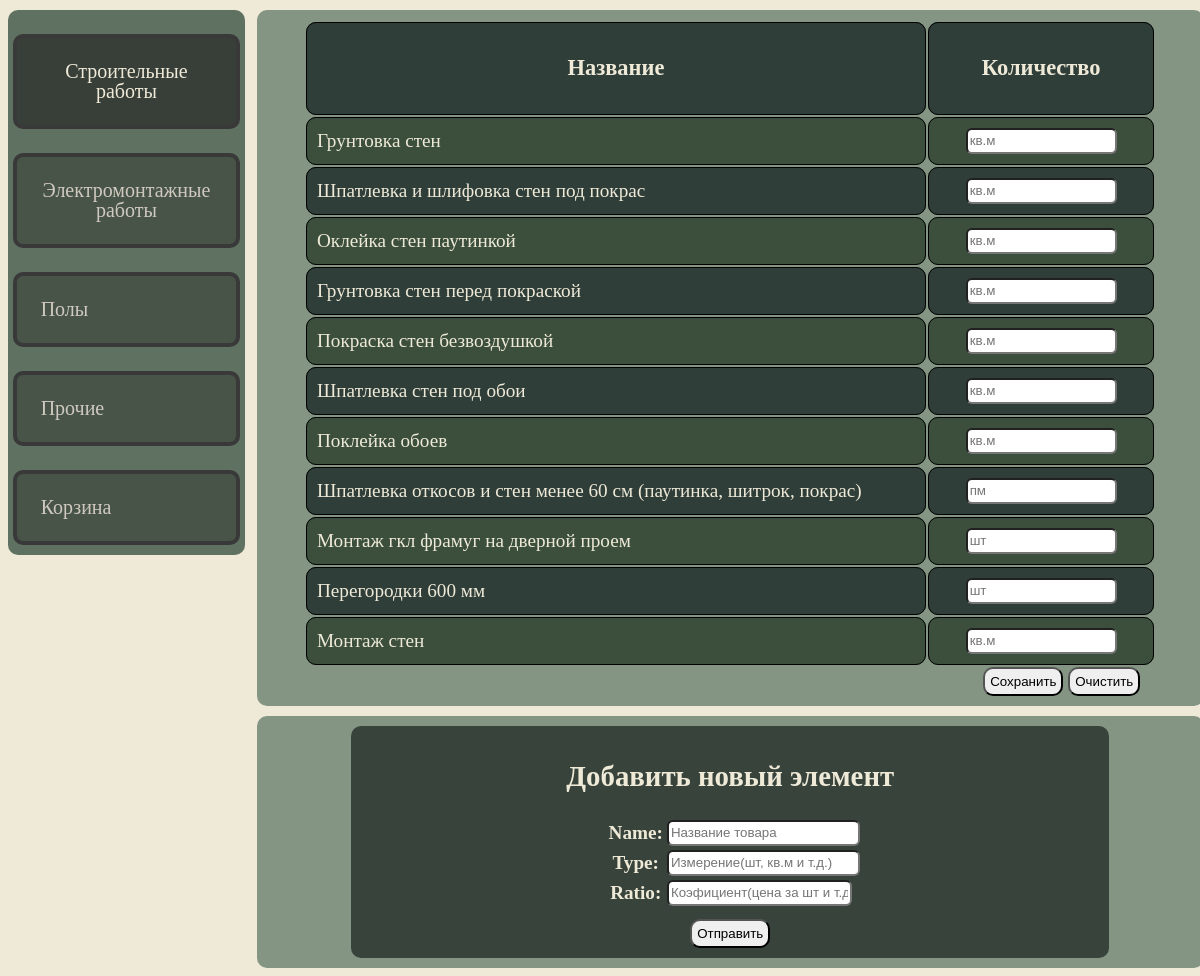
Before: / with the older database file.
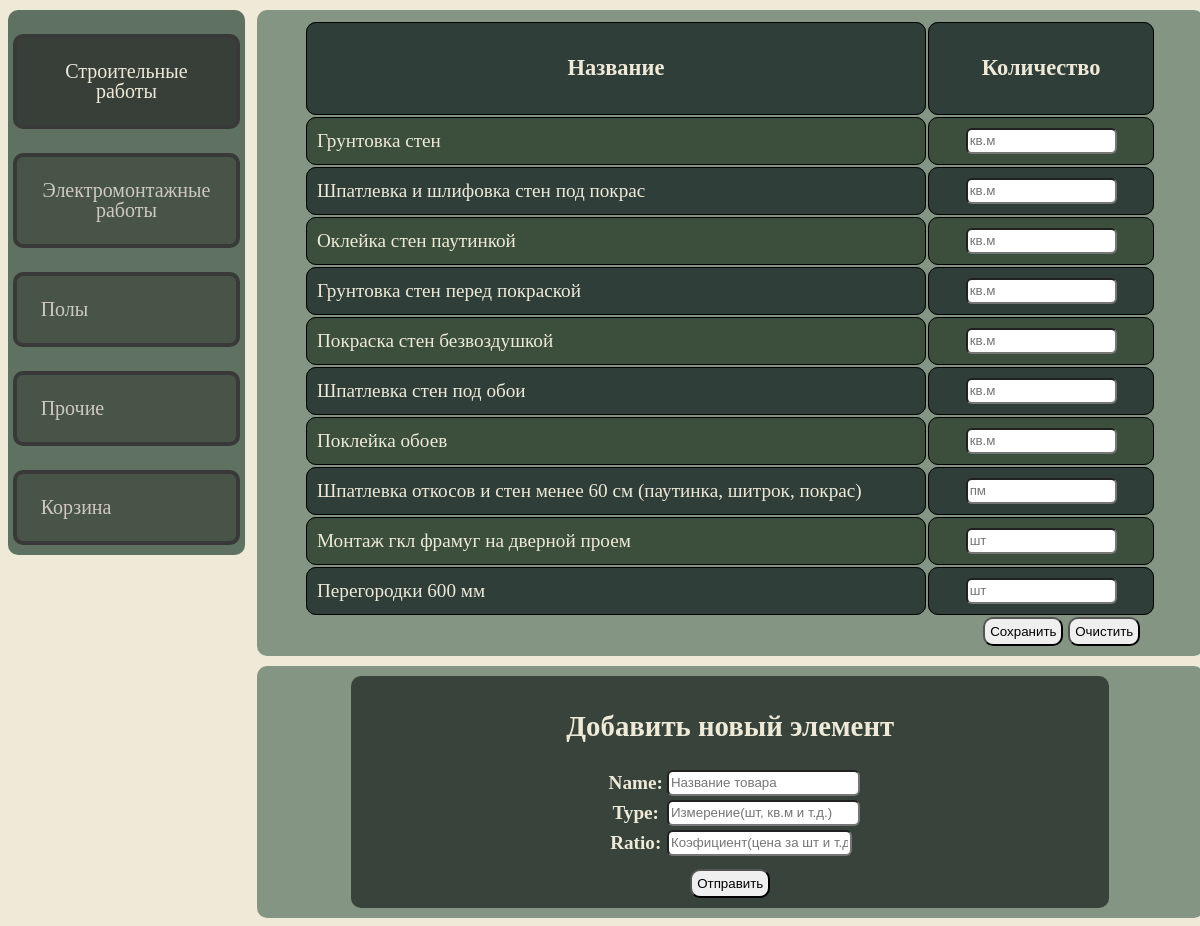
After: the same page with the newer database file.
### firstapp/models.py (models this page shows)
class Person(models.Model):
    name = models.CharField(max_length=30)
    type = models.CharField(max_length=10)
    str = models.IntegerField()
    value = models.IntegerField()
    ratio = models.IntegerField()

### firstapp/views.py (the view, shortened to what this page needs)
# urls.py: path('', views.main, name='home'),
def main(request):
    str = 1
    userform = UserForm()
    scrform = SecretForm()
    data = {
        'stritems': GetQwerySetTOListElementsBySTR(str),
        'form': userform,
        'sform': scrform
    }
    return render(request, "main.html", context=data)

### firstapp/forms.py
class UserForm(forms.Form):
    name = forms.CharField()
    type = forms.CharField()
    ratio = forms.CharField()

class SecretForm(forms.Form):
    mas = forms.CharField()

### firstapp/views.py (called while the page is built)
def GetQwerySetTOListElementsBySTR(str1):
    stritems = Person.objects.values()
    liststritems = []
    for elem in stritems:
        str = elem['str']
        if str == str1:
            liststritems.append([elem['name'], elem['type']])
    return liststritems

### templates/main.html (shortened to what this page needs)
<!DOCTYPE html>
{% load static %}
<html>
<head>
    <link rel="stylesheet" href='{% static "css/css.css" %}'>
</head>
<body>
    <header>
        <a href="/" class="activeheader">Строительные работы</a>
        <a href="/electr/">Электромонтажные работы</a>
        <a href="/pol/">Полы</a>
        <a href="/others/">Прочие</a>
        <a href="/cart/">Корзина</a>
    </header>
    <div class="catalog">
        <table class="ctgtable">
            <tr>
                <td style="text-align: center"><h3>Название</h3></td>
                <td style="text-align: center"><h3>Количество</h3></td>
            </tr>
            {% for elem in stritems %}
                <tr calss = "ctgtr">
                    <td class="itemstr">{{ elem.0 }}</td>
                    <td class="inputtd">
                        <input type="number" class="inputstr" placeholder={{ elem.1 }}>
                    </td>
                </tr>
            {% endfor %}
        </table>
        <div class="sformdiv">
            <form method="POST">
                <input type="submit" class="sbutton" name="savevals" value="Сохранить" onclick="getElemVals()">
                <input type="submit" class="sbutton" name="resetvals" value="Очистить" onclick="resetElemVals()">
            </form>
        </div>
    </div>
    <div class="catalog" style="text-align: center">
        <div class="formdiv">
            <h2>Добавить новый элемент</h2>
            <form method="POST" class="form2">
                <table class="tbaddem">
                    {{ form }}
                </table>
                <input type="submit" class="button" name="addnewelem" value="Отправить">
            </form>
        </div>
    </div>
</body>
</html>

### static/css/css.css (style rules this page uses)
body { background-color: #EFEAD8; }
@media (min-width: 1010px) { header { width: 20%; height: 50%; padding-bottom: 5px; background-color: #5F7161; text-align: center; position: relative; top: 0; overflow: hidden; border-radius: 10px; float: left; } }
@media (min-width: 1010px) { header a { color: #D0C9C0; display: grid; font-size: 20px; display: inline-block; padding: 10%; line-height: 1; text-decoration: none; border: 4px solid #39393A; border-radius: 10px; display: flex; margin: 5px; margin-top: 10%; background-color: #475447; } }
@media (min-width: 1010px) { .catalog { width: 80%; font-size: larger; background-color: #859583; border-radius: 10px; margin-top: 10px; padding-top: 10px; margin-left: 21%; padding-bottom: 10px; color: #EFEAD8; } }
.activeheader { color: #EFEAD8; border: 4px solid #39393A; border-radius: 10px; background-color: #383f39; }
.inputtd { text-align: center; }
table .inputstr { width: 70%; }
table input { border-radius: 6px; height: 20px; }
.ctgtable { width: 90%; margin-left: auto; margin-right: auto; }
.ctgtable td { margin-top: 0px; padding: 10px; border: 1px solid black; border-radius: 10px; }
.formdiv { background-color: #37433b; border-radius: 10px; padding-top: 10px; padding-bottom: 10px; color: #EFEAD8; width: 80%; margin-left: auto; margin-right: auto; }
.tbaddem { margin-left: auto; margin-right: auto; margin-bottom: 10px; }
.button { border-radius: 10px; padding: 5px; }
.sbutton { border-radius: 10px; padding: 5px; }
.sformdiv { margin-left: 70%; text-align: center; }
table #id_name { width: 100%; }
table #id_type { width: 100%; }

Changed rows visible on the page:
removed Person: name "Монтаж стен", type "кв.м"
